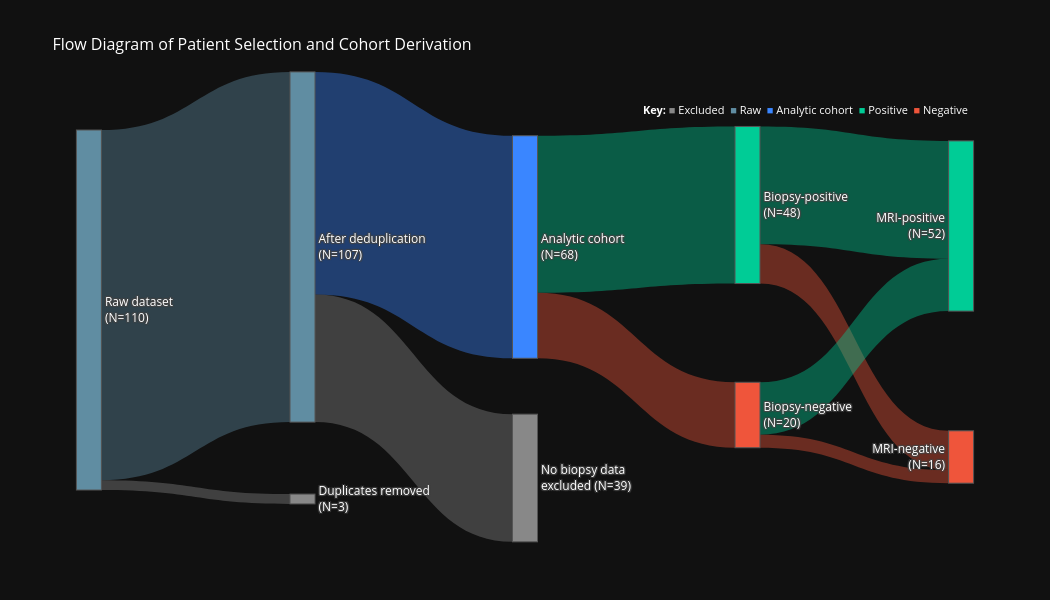

Notebook code for this chart:
### Markdown cell above
## 1. Flow diagram of patient selection and cohort derivation

### Code cell
fig_sankey = plot_exclusion_sankey()
fig_sankey.show()

### Figure 1 — Plotly figure (JSON) as saved in the notebook; plotly's stock layout.template omitted (floating-point values rounded to 4 significant figures)
{"data": [{"arrangement": "fixed", "link": {"color": ["rgba(96,141,162,0.4)", "rgba(136,136,136,0.4)", "rgba(58,134,255,0.4)", "rgba(136,136,136,0.4)", "rgba(0,204,150,0.4)", "rgba(239,85,59,0.4)", "rgba(0,204,150,0.4)", "rgba(239,85,59,0.4)", "rgba(0,204,150,0.4)", "rgba(239,85,59,0.4)"], "source": [0, 0, 1, 1, 3, 3, 5, 5, 6, 6], "target": [1, 2, 3, 4, 5, 6, 7, 8, 7, 8], "value": [107, 3, 68, 39, 48, 20, 36, 12, 16, 4]}, "node": {"color": ["#608da2", "#608da2", "#888888", "#3A86FF", "#888888", "#00CC96", "#EF553B", "#00CC96", "#EF553B"], "label": ["Raw dataset<br>(N=110)", "After deduplication<br>(N=107)", "Duplicates removed<br>(N=3)", "Analytic cohort<br>(N=68)", "No biopsy data<br>excluded (N=39)", "Biopsy-positive<br>(N=48)", "Biopsy-negative<br>(N=20)", "MRI-positive<br>(N=52)", "MRI-negative<br>(N=16)"], "line": {"color": "#555", "width": 1}, "pad": 20, "thickness": 25, "x": [0.01, 0.25, 0.25, 0.5, 0.5, 0.75, 0.75, 0.99, 0.99], "y": [0.5, 0.35, 0.95, 0.35, 0.9, 0.25, 0.75, 0.3, 0.85]}, "type": "sankey"}], "layout": {"annotations": [{"font": {"size": 11}, "showarrow": false, "text": "<b>Key:</b> <span style='color:#888888'>■</span> Excluded  <span style='color:#608da2'>■</span> Raw  <span style='color:#3A86FF'>■</span> Analytic cohort  <span style='color:#00CC96'>■</span> Positive  <span style='color:#EF553B'>■</span> Negative", "x": 1, "xanchor": "right", "xref": "paper", "y": 1, "yanchor": "top", "yref": "paper"}], "font": {"color": "white", "size": 12}, "height": 600, "paper_bgcolor": "#111111", "plot_bgcolor": "#111111", "title": {"font": {"color": "white", "size": 16}, "text": "Flow Diagram of Patient Selection and Cohort Derivation"}, "width": 1050}}
